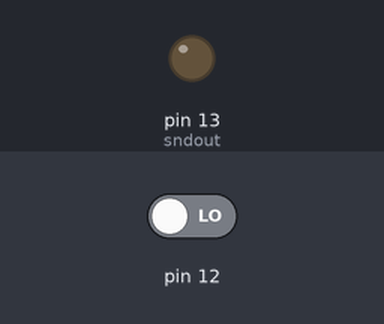
A sketch run on a simulated Arduino Uno, built with avr-gcc and run on an emulated ATmega328P. Parts: output pins drawn as LEDs (lit = HIGH). The inputs (shaded band) are chosen by the test bench; at power-on: pin 12 LOW.

Above: at 1.2 s.
1.3 s: pin 12 driven HIGH
At 2.4 s:
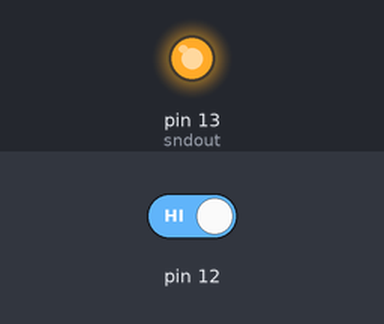
2.8 s: pin 12 driven LOW
At 3.6 s:
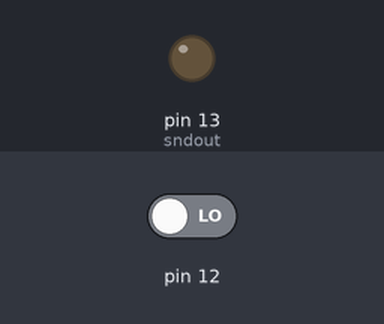
Timing chart, 0 to 5.8 s (numbered marks = the images above; inputs shaded):
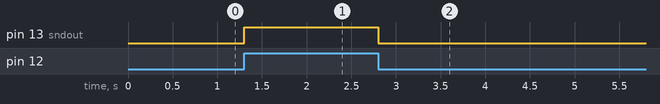

Measured:
- after the input at 1.3 s, pin 13 (sndout): LOW → HIGH at once
- after the input at 2.8 s, pin 13 (sndout): HIGH → LOW at once

The sketch:

SoundMix.pde
```cpp
/*
 * Bit-bang sound
 * <~~Harvie 2oo8
 */

#define sndout 13

char mixer;

void sound(char sndpin, float freq, float duration) { //Play bit-bang sound
  if(duration<=0) return; if(freq<=0) { delay(duration); return; }
  freq=((1000000/2)/freq); //Convert freq to delay (us)
  duration*=1000; //Convert duration to us
  pinMode(sndpin, OUTPUT);
  for(;duration>0;duration-=2*freq) {
    digitalWrite(sndpin, HIGH); delayMicroseconds(freq);
    digitalWrite(sndpin, LOW);  delayMicroseconds(freq);
  }
  pinMode(sndpin, INPUT); //Close pin to avoid noise (optional)
}

void setup() { // run once, when the sketch starts
  pinMode(sndout, OUTPUT);
  pinMode(sndout-1, INPUT);
}

void loop() { // run over and over again
  //delay(10000); return;//Silence! I'll kill you!
  //float i=0; while(1) { sound(sndout, sin(i+=0.01)*550, 10); sound(sndout, cos(i)*400, 10); }
  digitalWrite(sndout, digitalRead(sndout-1));
  /* int octave, duration;
  char melody[]="CCDEECCFFAAGGE-CCDEGGEFEDDCC-CCDEECCFFAAGGE-CCDEGGEFEDDC"; octave=1; duration=300; //Bob Marley's Redemption song - intro ;D
  play_melody(sndout, melody, octave, duration); */
  //delay(2000);
}
```
